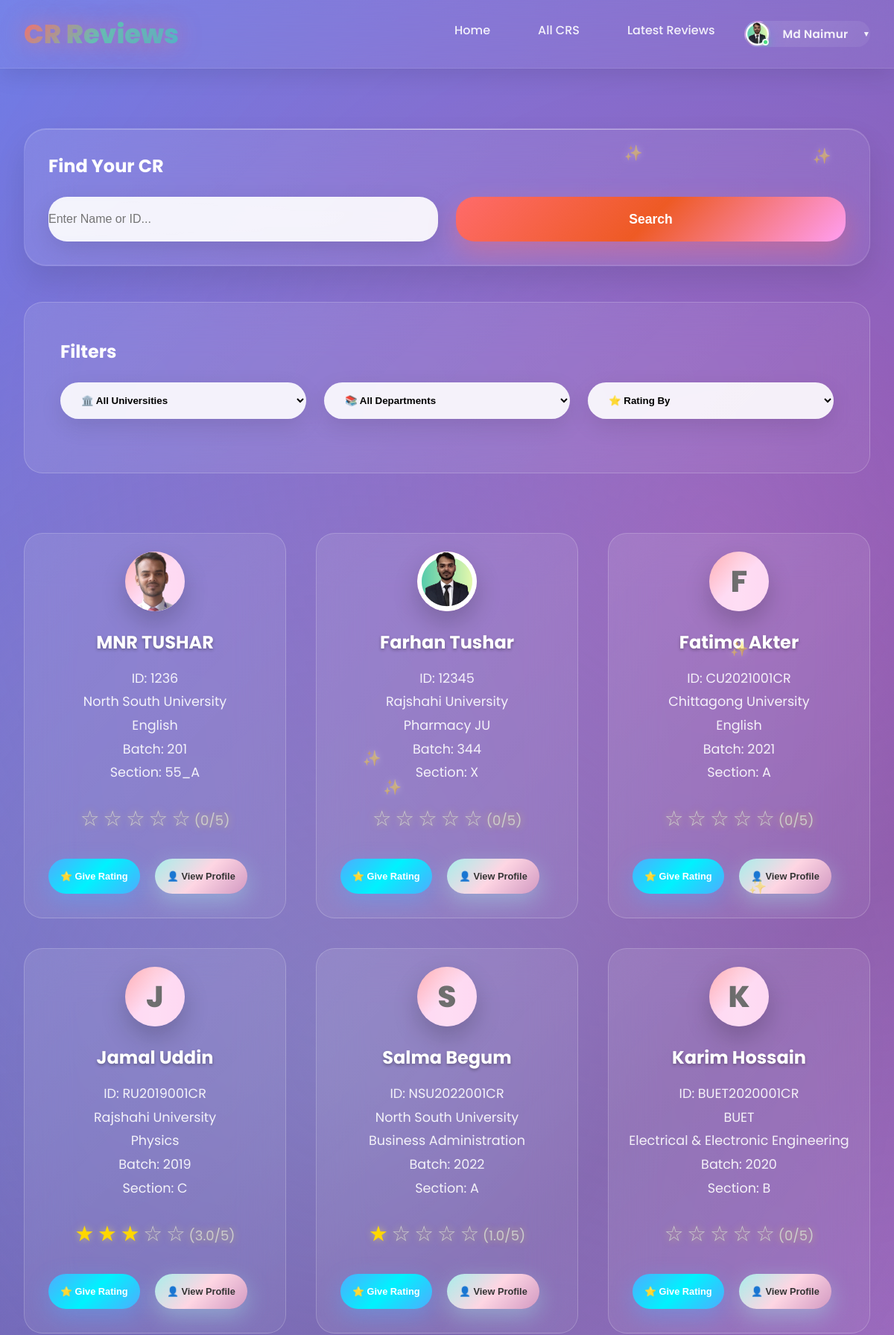
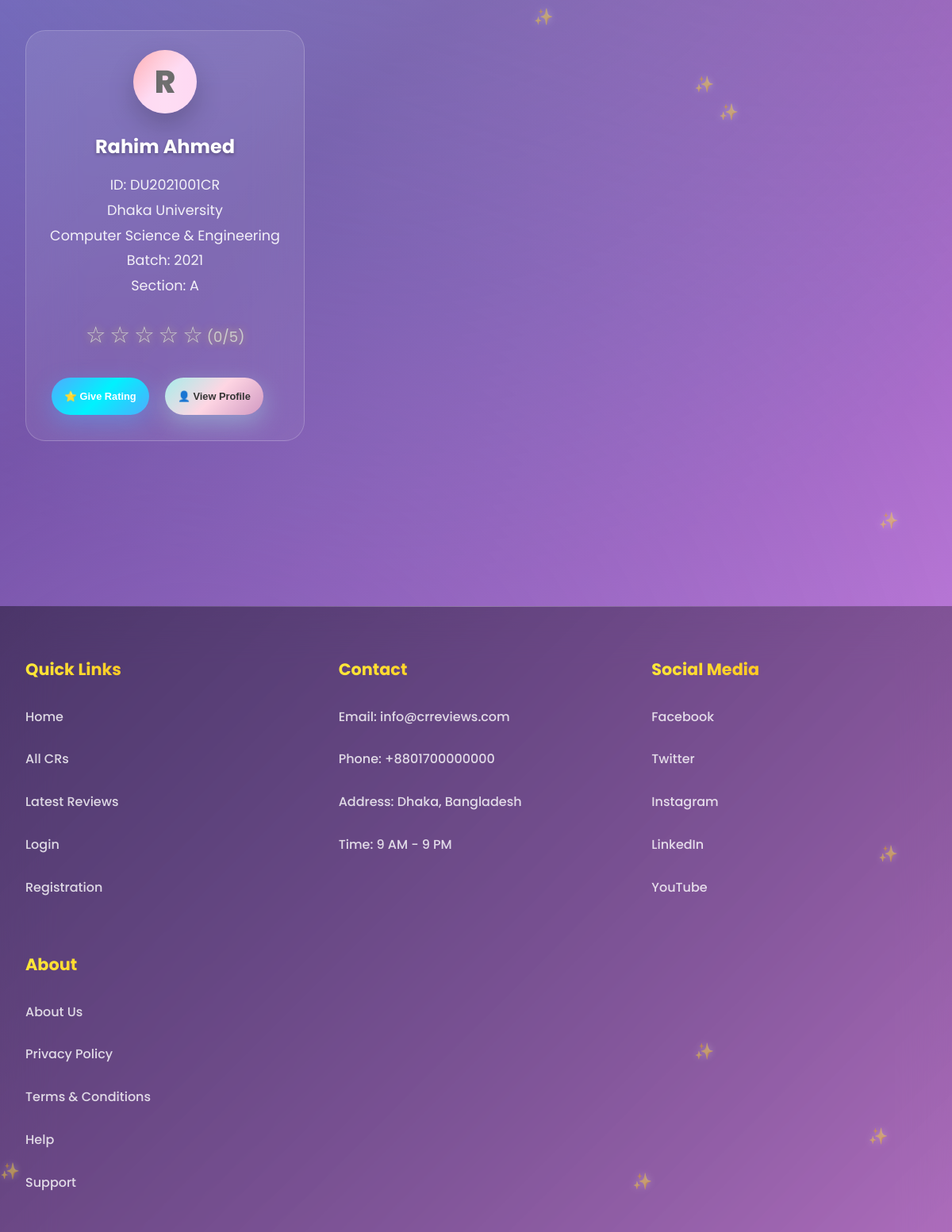
Page /all_cr/ (signed in, upper part) on the committed database (2 pictures, top to bottom).
### userprofile/models.py (models this page shows, shortened)
class User(AbstractBaseUser,PermissionsMixin):
    university=models.ForeignKey(University, on_delete=models.SET_NULL,related_name='university',null=True,blank=True)
    department=models.ForeignKey(Department, on_delete=models.SET_NULL,related_name='department',null=True,blank=True)
    profile_picture=models.ImageField(upload_to=user_profile_picture_path,null=True,blank=True)
    first_name = models.CharField(max_length=50)
    last_name = models.CharField(max_length=50)
    gender = models.CharField(choices=[('M', 'Male'), ('F', 'Female')], max_length=1)
    email = models.EmailField(unique=True)
    phone=models.CharField(max_length=20,null=True,blank=True)
    date_of_birth=models.DateField(null=True,blank=True)
    student_id=models.CharField(max_length=50,unique=True)
    batch=models.CharField(max_length=20,null=True,blank=True)
    dept_batch = models.CharField(max_length=20 , blank=True, null=True)
    section=models.CharField(max_length=20,null=True,blank=True)
    bio=models.TextField(null=True,blank=True)
    facebook_url=models.URLField(default='https://www.facebook.com/')
    instagram_url=models.URLField(default='https://www.instagram.com/')
    linkedin_url=models.URLField(default='https://www.linkedin.com/')
    role=models.CharField(max_length=20, default='student')
    slug=models.SlugField(blank=True,unique=True)
    is_active = models.BooleanField(default=True)
    is_staff = models.BooleanField(default=False)
    created_at = models.DateTimeField(auto_now_add=True)
    updated_at = models.DateTimeField(auto_now=True)
    deleted_at = models.DateTimeField(blank=True, null=True)
    USERNAME_FIELD = 'email'
    REQUIRED_FIELDS = ['first_name','last_name']
    objects = CustomUserManager()

### cr/models.py (models this page shows, shortened)
class CrProfile(models.Model):
    user=models.OneToOneField('userprofile.User', on_delete=models.CASCADE,related_name='user_profile')
    university=models.ForeignKey(University, on_delete=models.CASCADE,related_name='university_crs')
    department=models.ForeignKey(Department, on_delete=models.CASCADE,related_name='department_crs')
    profile_picture = models.ImageField(upload_to='cr_profile_pictures/', blank=True, null=True)
    name = models.CharField(max_length=100)
    gender = models.CharField(choices=[('M', 'Male'), ('F', 'Female')], max_length=1)
    email = models.EmailField(blank=True, null=True)
    phone = models.CharField(max_length=30, blank=True, null=True)
    st_id = models.CharField(max_length=50, unique=True)
    batch = models.CharField(max_length=20)
    dept_batch = models.CharField(max_length=20 , blank=True, null=True)
    section = models.CharField(max_length=10)
    bio = models.TextField(blank=True, null=True)
    date_of_birth = models.DateField(blank=True, null=True)
    slug = models.SlugField(unique=True, blank=True)
    facebook_url = models.URLField(default='https://www.facebook.com/')
    instagram_url = models.URLField(default='https://www.instagram.com/')
    linkedin_url = models.URLField(default='https://www.linkedin.com/')
    created_at=models.DateTimeField(auto_now_add=True)
    updated_at=models.DateTimeField(auto_now=True)
    deleted_at=models.DateTimeField(auto_now=True,blank=True,null=True)
    @property
    def average_rating(self):
        avg=self.cr_reviews.aggregate(Avg('rating'))['rating__avg']
        return round(avg,1) if avg else 0

class University(models.Model):
    Public = "Public"
    Private = "Private"
    university_type = [
        (Public,"Public"),
        (Private,"Private"),
    ]
    title =models.CharField(max_length=100,unique=True,blank=False,null=False)
    type =models.CharField(max_length=100,choices=university_type)
    address=models.CharField(max_length=150, blank=True, null=True)
    slug=models.SlugField(blank=True,unique=True)
    created_at=models.DateTimeField(auto_now_add=True)
    updated_at=models.DateTimeField(auto_now=True)
    daleted_at=models.DateTimeField(auto_now=True,blank=True,null=True)
    def __str__(self):
        return self.title

class Department(models.Model):
    university=models.ForeignKey(University, on_delete=models.CASCADE,related_name='departments')
    title=models.CharField(max_length=50,unique=True,blank=False,null=False)
    code=models.CharField(max_length=50,unique=True,blank=True,null=True)
    slug=models.SlugField(blank=True,unique=True)
    created_at=models.DateTimeField(auto_now_add=True)
    updated_at=models.DateTimeField(auto_now=True)
    daleted_at=models.DateTimeField(auto_now=True,blank=True,null=True)
    def __str__(self):
        return self.title

### cr/views.py (the view)
# urls.py: path('all_cr/',all_cr,name='all_cr'),
def all_cr(request):
    crs = CrProfile.objects.all().order_by('-created_at')
    paginator = Paginator(crs, 12)
    page_number =  request.GET.get('page',1)
    try:
        crs = paginator.page(page_number)
    except PageNotAnInteger:
        crs = paginator.page(1)
    except EmptyPage:
        crs = paginator.page(1)
    context={
        'cr':crs,
        'paginator':paginator
    }
    return render(request,'all_cr.html',context)

### templates/all_cr.html (shortened to what this page needs)
{% extends 'base.html' %}
{% load static %}
{% block content %}
    <div id="all-cr" class="page">
        <div class="container">
            <div class="search-section">
                <h3 style="color: white; margin-bottom: 1.5rem; font-size: 1.5rem; font-weight: 700;">Find Your CR</h3>
                <div class="search-bar">
                    <input type="text" class="search-input" placeholder="Enter Name or ID...">
                    <button class="search-btn">Search</button>
                </div>
            </div>
            <div class="filter-section">
                <h3 style="color: white; margin-bottom: 1.5rem; font-size: 1.5rem; font-weight: 700;">Filters</h3>
                <div class="filter-row">
                    <select class="filter-select">
                        <option>🏛️ All Universities</option>
                    </select>
                    <select class="filter-select">
                        <option>📚 All Departments</option>
                    </select>
                    <select class="filter-select">
                        <option>⭐ Rating By</option>
                    </select>
                </div>
            </div>
            <div class="section">
                <div class="grid">
                    {% for cr in cr%}
                        {% include "cr_card.html" %}
                    {% endfor %}
                </div>
            </div>
        </div>
    </div>
{% endblock content %}

### templates/base.html (shortened to what this page needs)
<!DOCTYPE html>
<html lang="en">
{% load static %}
<head>
    <link rel="stylesheet" href="{% static 'style.css' %}">
    <link rel="stylesheet" href="{% static 'add_cr.css' %}">
    <link rel="stylesheet" href="{% static 'user_dashboard.css' %}">
    <link rel="stylesheet" href="{% static 'edit_user_settings.css' %}">
</head>
<body>
    <nav class="navbar">
        <div class="nav-container">
            <a href="home.html" class="logo">CR Reviews</a>
            <ul class="nav-links">
                <li><a href="{% url 'home' %}" class="nav-link">Home</a></li>
                <li><a href="{% url 'all_cr' %}" class="nav-link" >All CRS</a></li>
                <li><a href="{% url 'latest_reviews' %}" class="nav-link" >Latest Reviews</a></li>
                {% if user.is_authenticated %}
                <li class="user-dropdown">
                <a href="#" class="nav-link user-profile-btn">
                    <span class="user-avatar">
                    {% if user.profile_picture %}
                        <img src="{{ user.profile_picture.url }}" alt="{{ user.name }}" />
                    {% else %}
                        {{ user.first_name|first|upper }}
                    {% endif %}
                    </span>
                    <span class="user-name">{{user.first_name}}</span>
                    <span class="dropdown-arrow">▼</span>
                </a>
                </li>
                {% else %}
                <li><a href="{% url 'login'%}" class="nav-link" >Login</a></li>
                <li><a href="{%url 'registration'%}" class="nav-link">Registration</a></li>
                {% endif %}
            </ul>
        </div>
    </nav>
    {% block content %}
    {% endblock content %}
    {% include 'footer.html' %}
</body>
</html>

### templates/cr_card.html
<div class="card">
  <div class="profile-photo">
    {% if cr.profile_picture %}
    <img src="{{ cr.profile_picture.url }}" alt="{{ cr.name }}" />
    {% else %}
    <span>{{ cr.name|first|upper }}</span>
    {% endif %}
  </div>
  <div class="cr-name">{{cr.name}}</div>
  <div class="cr-details">
    ID: {{cr.st_id}}<br />
    {{cr.university}}<br />
    {{cr.department}}<br />
    Batch: {{cr.batch}}<br />
    Section: {{cr.section}}<br />
  </div>
  <div class="rating">
    {% for i in "12345" %} {% if forloop.counter <= cr.average_rating %}
    <span class="star filled">★</span>
    {% else %}
    <span class="star">☆</span>
    {% endif %} {% endfor %}
    <span class="star_avg">({{ cr.average_rating }}/5)</span>
  </div>
  <button
    class="btn"
    onclick="openRatingModal('{{ cr.slug }}', '{{ cr.name }}')">
    ⭐ Give Rating
  </button>
  <button
    class="btn btn-secondary"
    onclick="window.location.href='{% url 'cr_profile' cr.slug %}'">
    👤 View Profile
  </button>
</div>

### rows in the picture
User: profile_picture (picture), first_name "Md Naimur"
CrProfile: profile_picture (picture), name "MNR TUSHAR", st_id "1236", university "North South University", department "English", batch "201", section "55_A", average_rating "0"
CrProfile: profile_picture (picture), name "Farhan Tushar", st_id "12345", university "Rajshahi University", department "Pharmacy JU", batch "344", section "X", average_rating "0"
CrProfile: name|first "F", name "Fatima Akter", st_id "CU2021001CR", university "Chittagong University", department "English", batch "2021", section "A", average_rating "0"
CrProfile: name|first "J", name "Jamal Uddin", st_id "RU2019001CR", university "Rajshahi University", department "Physics", batch "2019", section "C", average_rating "3.0"
CrProfile: name|first "S", name "Salma Begum", st_id "NSU2022001CR", university "North South University", department "Business Administration", batch "2022", section "A", average_rating "1.0"
CrProfile: name|first "K", name "Karim Hossain", st_id "BUET2020001CR", university "BUET", department "Electrical & Electronic Engineering", batch "2020", section "B", average_rating "0"
CrProfile: name|first "R", name "Rahim Ahmed", st_id "DU2021001CR", university "Dhaka University", department "Computer Science & Engineering", batch "2021", section "A", average_rating "0"
